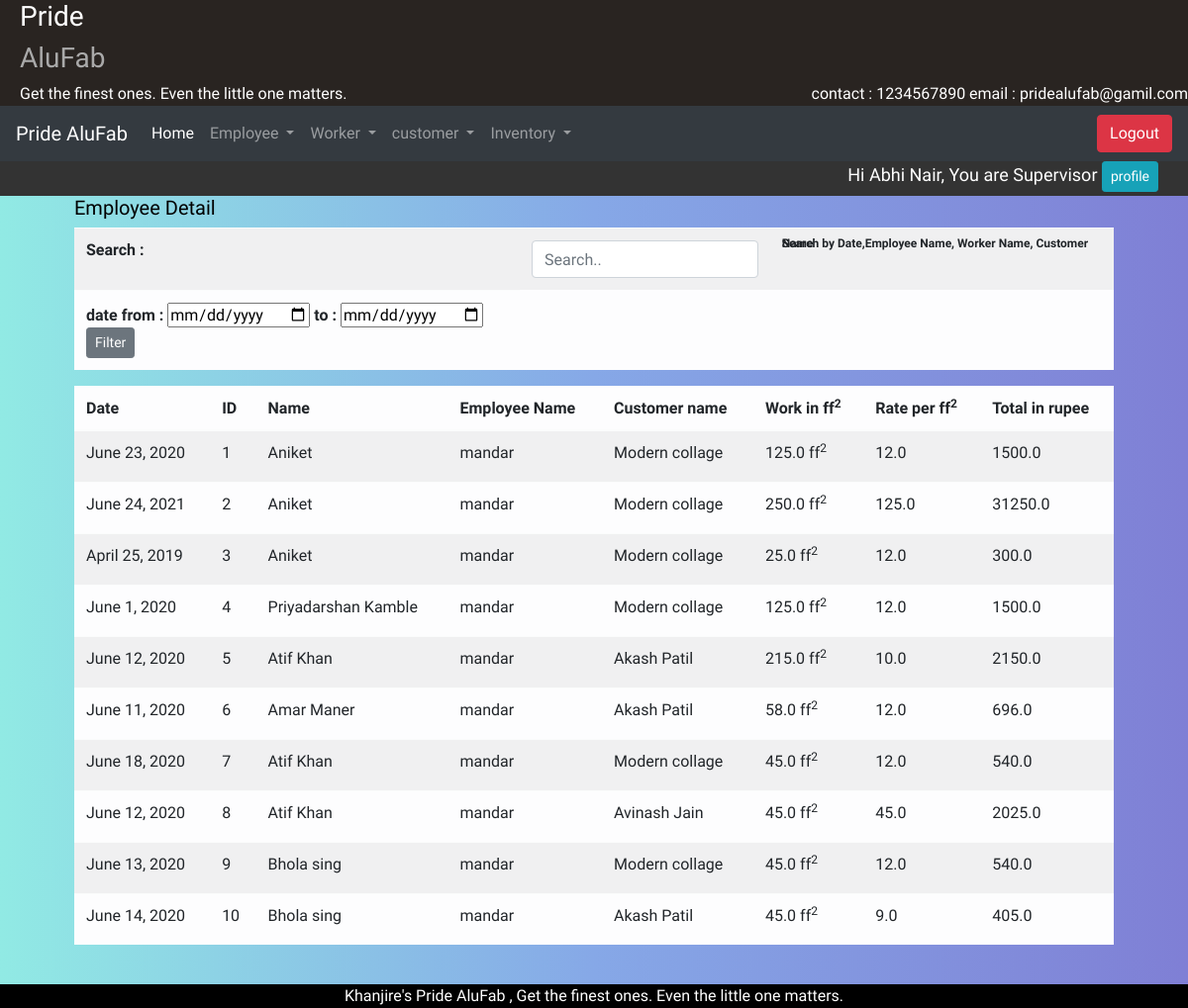
Page /DetailWorkAttend (signed in) on the earlier database version.
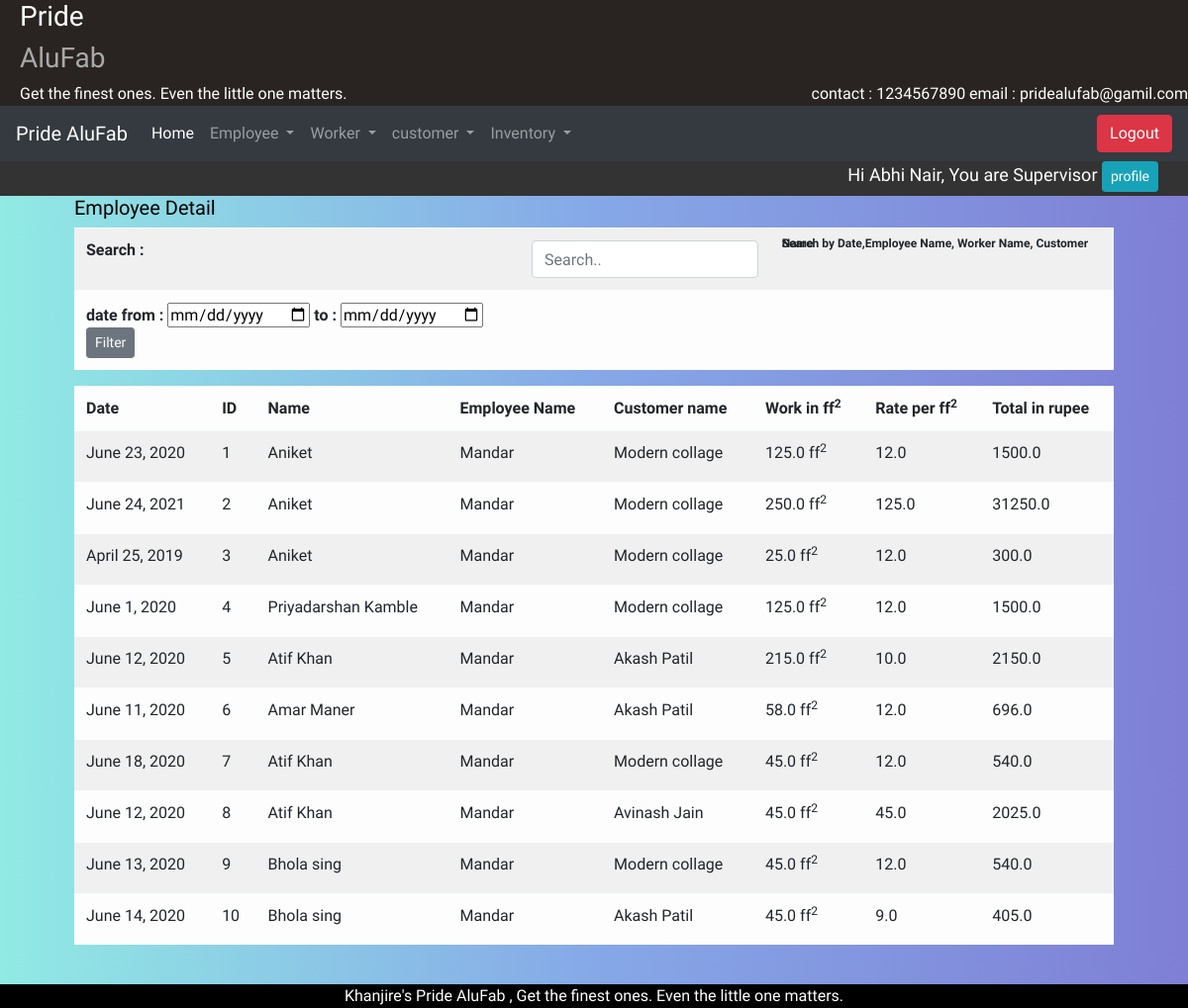
Same page on the later database version.
### alufab/models.py (models this page shows, shortened)
class Employee(models.Model):
    Emp_id = models.ForeignKey(User, on_delete=models.CASCADE)
    phono = models.IntegerField(default=0)
    Address = models.CharField(default=' ',max_length=100)
    city = models.CharField(default='Ichalkaranji',max_length=20)
    de = [
        ('Manager','Manager'),
        ('Supervisor','Supervisor'),
        ('Admin', 'Admin')
    ]
    designation = models.CharField(max_length=10, choices=de)
    Paymentperday = models.FloatField(default=0)
    is_working=models.BooleanField(default=True)

class attendance(models.Model):
    Emp_id = models.ForeignKey(Employee, on_delete=models.CASCADE)
    worker_name = models.ForeignKey(worker, on_delete=models.CASCADE)
    customer_name = models.ForeignKey(customer, on_delete=models.CASCADE)
    work_in_square_foot = models.FloatField(default=0)
    payment_per_square_ft = models.FloatField(default=0)
    total_payment = models.FloatField(default=0)
    Date_of_attendance = models.DateField(default=datetime.now, blank=True)

class worker(models.Model):
    worker_name = models.CharField(max_length=30)
    phone_number = models.CharField(max_length=10)
    Address = models.CharField(max_length=100)
    WT = [
        ('glass_cutting', 'Glass_Cutting'),
        ('fitting', 'fitting'),
        ('regular', 'regular')
    ]
    worker_type = models.CharField(max_length=100, choices=WT)
    def __str__(self):
        return self.worker_name

class customer(models.Model):
    Emp_id = models.ForeignKey(Employee, on_delete=models.CASCADE)
    name = models.CharField(max_length=30)
    email = models.EmailField(max_length=50)
    address = models.CharField(max_length=100)
    city = models.CharField(max_length=100,default='Ichalkaranji')
    phono = models.CharField(max_length=10)
    is_complete = models.BooleanField(default=False)
    cust_date = models.DateField(default=datetime.now, blank=True)
    completion_date = models.DateField(null=True)
    total_payment = models.FloatField(default=0)
    is_active=models.BooleanField(default=True)

### alufab/views.py (the view)
# urls.py: path('DetailWorkAttend', views.DetailWorkAttend,name='DetailWorkAttend'),
def DetailWorkAttend(request):
    obj=attendance.objects.all()
    empid = request.user.id
    desig = Employee.objects.get(Emp_id=empid)
    data={'obj':obj,'desig':desig}
    return render(request, 'alufab/attendance_list.html', data)

### templates/alufab/attendance_list.html (shortened to what this page needs)
{% extends 'home.html' %}
{% block content %}
<div class="detail_view">
    <h5>Employee Detail</h5>
    <table class="table table-light table-responsive-sm table-striped table_detail">
        <tr><Th colspan="3">Search : </Th><th colspan="3"><input class="form-control" id="myInput" type="text" placeholder="Search.."></th><th><sub>Search by Date,Employee Name, Worker Name, Customer Name</sub></th></tr>
<tr>
    <th><form method="get" action="{% url 'filterCustomer' %}">date from : <input type="date" name="from"/> to : <input type="date" name="to"/><button type="submit" name="filter" class="btn btn-secondary btn-sm">Filter</button></form></th>
</tr>
    </table>
    <table class="table table-light table-responsive-sm table-striped table_detail" id="myTable">
      <thead>
          <tr>
                <th class="sort">Date</th>
                <th class="sort">ID</th>
                <th class="sort">Name</th>
                <th class="sort">Employee Name</th>
                <th class="sort">Customer name</th>
                <th class="sort">Work in ff<sup>2<sup></th>
                <th class="sort">Rate per ff<sup>2</sup></th>
                <th class="sort">Total in rupee</th>
            </tr
          </thead>
          <tbody>
            {%for i in obj%}
            <tr>
                <td><label>{{i.Date_of_attendance}}</label></td>
                <td><label>{{i.id}}</label></td>
                <td><label>{{i.worker_name}}</label></td>
                <td><label>{{i.Emp_id.Emp_id}}</label></td>
                <td><label>{{i.customer_name.name}}</label></td>
                <td><label>{{i.work_in_square_foot}} ff<sup>2<sup></label></td>
                <td><label>{{i.payment_per_square_ft}} </label></td>
                <td><label>{{i.total_payment}} </label></td>
            </tr>
            {%endfor%}
          </tbody>
        </table>
</div>
<br>
{% endblock %}

### templates/home.html (shortened to what this page needs)
{%load static%}
<html lang="en">
<head>
    <link rel="stylesheet" href="https://stackpath.bootstrapcdn.com/bootstrap/4.3.1/css/bootstrap.min.css">
    <link href="https://cdnjs.cloudflare.com/ajax/libs/select2/4.0.6-rc.0/css/select2.min.css" rel="stylesheet" />
<link rel="stylesheet" type="text/css" href="{% static 'css/main.css' %}">
<link rel="stylesheet" type="text/css" href="{% static 'css/util.css' %}">
</head>
<body>
<div class="div_top" >
    <div class="container-">
      <h3 style="color: white;">Pride</h3><h3 style="color: darkgrey;">AluFab</h3><h style="color:white;">Get the finest ones.
        Even the little one matters.</h>
      <div style="float:right; color:white;">
        contact : 1234567890
        email : pridealufab@gamil.com
      </div>
    </div>
  </div>
<nav class="navbar navbar-dark bg-dark navbar-expand-lg sticky-top nav">
    <a class="navbar-brand" href="#">Pride AluFab </a>
    <div class="collapse navbar-collapse" id="navbarSupportedContent">
      <ul class="navbar-nav mr-auto">
        <li class="nav-item active">
          <a class="nav-link" href="{% url 'home'%}">Home</a>
        </li>
          <li class="nav-item dropdown">
            <a class="nav-link dropdown-toggle" href="#" role="button" data-toggle="dropdown" aria-haspopup="true" aria-expanded="false">
              Employee
            </a>
          </li>
          <li class="nav-item dropdown">
            <a class="nav-link dropdown-toggle" href="#" role="button" data-toggle="dropdown" aria-haspopup="true" aria-expanded="false">
              Worker
            </a>
          </li>
          <li class="nav-item dropdown">
            <a class="nav-link dropdown-toggle" href="#" id="navbarDropdown" role="button" data-toggle="dropdown" aria-haspopup="true" aria-expanded="false">
              customer
            </a>
          </li>
          <li class="nav-item dropdown">
            <a class="nav-link dropdown-toggle" href="#" id="navbarDropdown" role="button" data-toggle="dropdown" aria-haspopup="true" aria-expanded="false">
              Inventory
            </a>
          </li>
      </ul>
         <span>
              <a href="{% url 'logout_page'%}"><button class="btn btn-danger">Logout</button></a>
          </span>
    </div>
  </nav>
<div class="div_name">
<span class="Name">
  Hi {{request.user.first_name}} {{request.user.last_name}}, You are {{desig.designation}}
              <a href="{% url 'profile' %}"><button class="btn btn-sm btn-info">profile</button></a>
          </span>
</div>
<div id="wrapper" class="active container-fluid froms">
    {% block content %}{% endblock %}
        </div>
<footer>
      Khanjire's Pride AluFab , Get the finest ones.
        Even the little one matters. </footer>
</body>
</html>

### static/css/main.css (style rules this page uses)
body { color:black; background: #7F7FD5; background: -webkit-linear-gradient(to right, #91EAE4, #86A8E7, #7F7FD5); background: linear-gradient(to right, #91EAE4, #86A8E7, #7F7FD5); }
.froms { width:90%; }
footer { background-color:black; width:100%; color:white; text-align:center; }
nav { width:100%; }
.div_top { text-align: left; padding-left: 20px; background-color:#292421; }
.div_name { background-color:#333333; padding-right:30px; color:white; font-size:18px; height:35px; }
.Name { text-align:right; float:right; }

### static/css/util.css (style rules this page uses)
* { margin: 0; padding: 0; outline: none; box-sizing: border-box; font-family: 'Raleway', sans-serif; }

Differences in the rows shown:
changed through a linked row, attendance "June 23, 2020": Emp_id.Emp_id "mandar" → "Mandar"
changed through a linked row, attendance "June 24, 2021": Emp_id.Emp_id "mandar" → "Mandar"
changed through a linked row, attendance "April 25, 2019": Emp_id.Emp_id "mandar" → "Mandar"
changed through a linked row, attendance "June 1, 2020": Emp_id.Emp_id "mandar" → "Mandar"
changed through a linked row, attendance id 5: Emp_id.Emp_id "mandar" → "Mandar"
changed through a linked row, attendance "June 11, 2020": Emp_id.Emp_id "mandar" → "Mandar"
changed through a linked row, attendance "June 18, 2020": Emp_id.Emp_id "mandar" → "Mandar"
changed through a linked row, attendance "Avinash Jain": Emp_id.Emp_id "mandar" → "Mandar"
changed through a linked row, attendance "June 13, 2020": Emp_id.Emp_id "mandar" → "Mandar"
changed through a linked row, attendance "June 14, 2020": Emp_id.Emp_id "mandar" → "Mandar"
